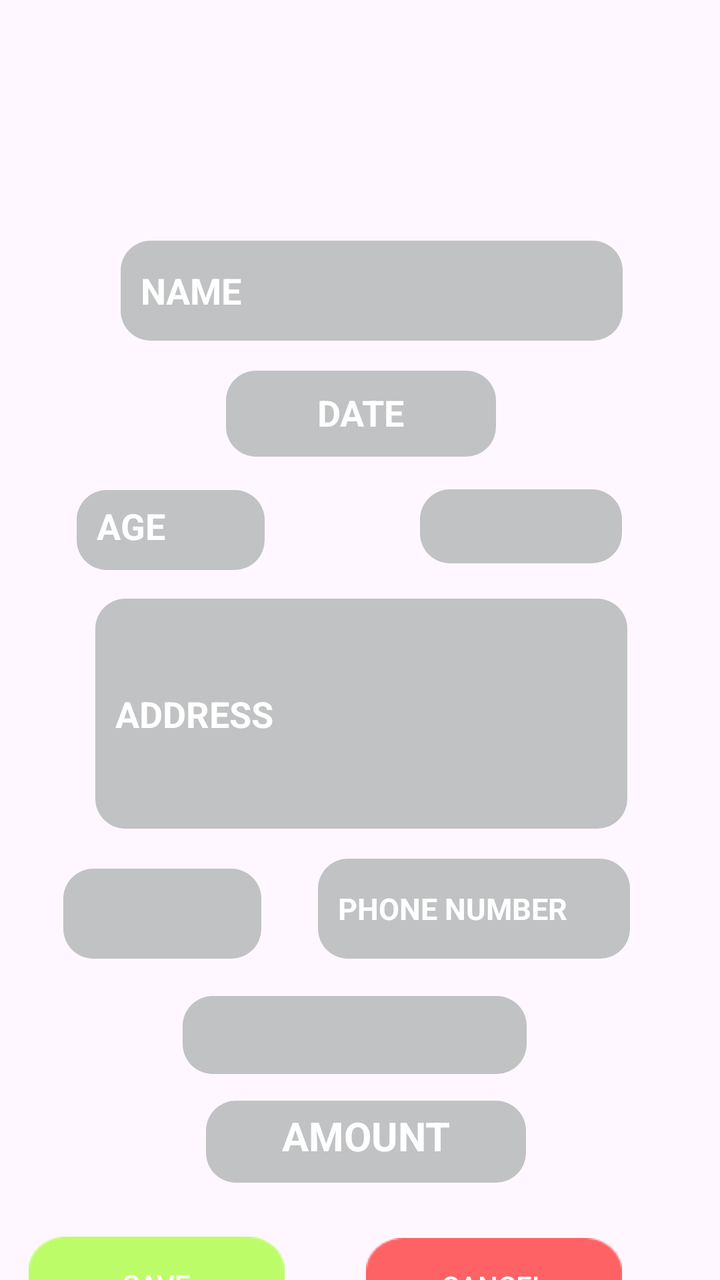
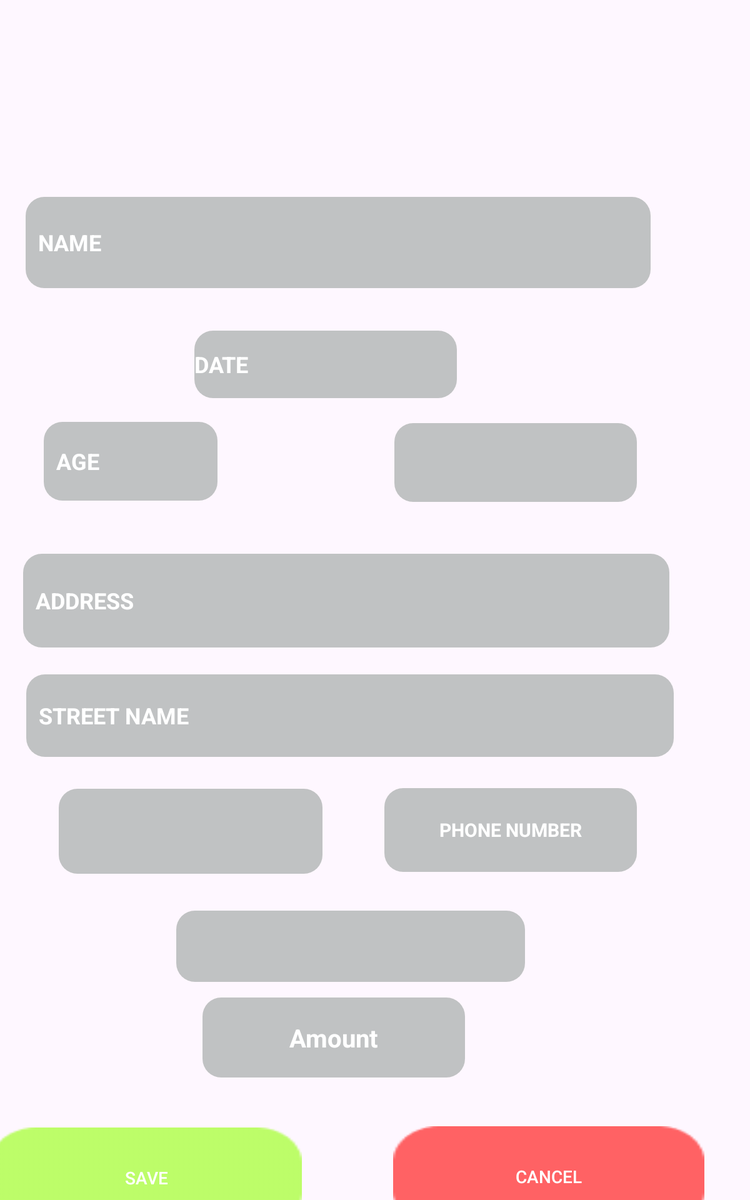

The same Android screen from two of the app's own layout files: first res/layout/ as a phone draws it, then the repository's variant for another configuration, drawn on a device whose configuration selects that folder. Both files follow.
<!-- AndroidManifest.xml: application theme Theme.InfinityFitness -->
<!-- res/layout/edit_data.xml -->
<?xml version="1.0" encoding="utf-8"?>
<androidx.constraintlayout.widget.ConstraintLayout xmlns:android="http://schemas.android.com/apk/res/android"
    xmlns:app="http://schemas.android.com/apk/res-auto"
    xmlns:tools="http://schemas.android.com/tools"
    android:id="@+id/editData"
    android:background="@drawable/rectangle"
    android:layout_width="match_parent"
    android:layout_height="match_parent"
    android:fitsSystemWindows="true"
    android:scaleType="fitXY"
    tools:context=".EditData">

    <androidx.constraintlayout.widget.ConstraintLayout
        android:id="@+id/constraintLayout6"
        android:layout_width="412dp"
        android:layout_height="811dp"
        app:layout_constraintBottom_toBottomOf="parent"
        app:layout_constraintEnd_toEndOf="parent"
        app:layout_constraintStart_toStartOf="parent"
        app:layout_constraintTop_toTopOf="parent">


        <ImageButton
            android:id="@+id/edimg"
            android:layout_width="126dp"
            android:scaleType="fitXY"
            android:layout_height="111dp"
            android:background="@null"
            app:layout_constraintBottom_toBottomOf="parent"
            app:layout_constraintEnd_toEndOf="parent"
            app:layout_constraintHorizontal_bias="0.496"
            app:layout_constraintStart_toStartOf="parent"
            app:layout_constraintTop_toTopOf="parent"
            app:layout_constraintVertical_bias="0.085"
            app:srcCompat="@drawable/uploadimage"
            tools:ignore="ContentDescription,SpeakableTextPresentCheck" />


        <EditText
            android:id="@+id/edname"
            android:layout_width="251dp"
            android:layout_height="50dp"
            android:background="@drawable/text_box"
            android:ems="10"
            android:hint="NAME"
            android:inputType="text"
            android:padding="10dp"
            android:textColor="@color/white"
            android:textColorHint="@color/white"
            android:textStyle="bold"
            app:layout_constraintBottom_toBottomOf="parent"
            app:layout_constraintEnd_toEndOf="parent"
            app:layout_constraintHorizontal_bias="0.534"
            app:layout_constraintStart_toStartOf="parent"
            app:layout_constraintTop_toTopOf="parent"
            app:layout_constraintVertical_bias="0.27"
            tools:ignore="MissingConstraints" />

        <EditText
            android:id="@+id/edadd"
            android:layout_width="266dp"
            android:layout_height="115dp"
            android:background="@drawable/text_box"
            android:ems="10"
            android:hint="ADDRESS"
            android:inputType="text"
            android:padding="10dp"
            android:textColor="@color/white"
            android:textColorHint="@color/white"
            android:textStyle="bold"
            app:layout_constraintBottom_toBottomOf="parent"
            app:layout_constraintEnd_toEndOf="parent"
            app:layout_constraintHorizontal_bias="0.503"
            app:layout_constraintStart_toStartOf="parent"
            app:layout_constraintTop_toTopOf="parent"
            app:layout_constraintVertical_bias="0.552"
            tools:ignore="MissingConstraints" />

        <EditText
            android:id="@+id/edage"
            android:layout_width="94dp"
            android:layout_height="40dp"
            android:background="@drawable/text_box"
            android:ems="10"
            android:hint="AGE"
            android:inputType="text"
            android:padding="10dp"
            android:textColor="@color/white"
            android:textColorHint="@color/white"
            android:textStyle="bold"
            app:layout_constraintBottom_toBottomOf="parent"
            app:layout_constraintEnd_toEndOf="parent"
            app:layout_constraintHorizontal_bias="0.201"
            app:layout_constraintStart_toStartOf="parent"
            app:layout_constraintTop_toTopOf="parent"
            app:layout_constraintVertical_bias="0.428"
            tools:ignore="MissingConstraints,TouchTargetSizeCheck" />

        <EditText
            android:id="@+id/edphno"
            android:layout_width="156dp"
            android:layout_height="50dp"
            android:background="@drawable/text_box"
            android:ems="10"
            android:hint="PHONE NUMBER"
            android:inputType="text"
            android:padding="10dp"
            android:textColor="@color/white"
            android:textColorHint="@color/white"
            android:textSize="15dp"
            android:textStyle="bold"
            app:layout_constraintBottom_toBottomOf="parent"
            app:layout_constraintEnd_toEndOf="parent"
            app:layout_constraintHorizontal_bias="0.721"
            app:layout_constraintStart_toStartOf="parent"
            app:layout_constraintTop_toTopOf="parent"
            app:layout_constraintVertical_bias="0.676"
            tools:ignore="MissingConstraints,TouchTargetSizeCheck,TextSizeCheck" />

        <EditText
            android:id="@+id/edamnt"
            android:layout_width="160dp"
            android:layout_height="41dp"
            android:background="@drawable/text_box"
            android:ems="10"
            android:hint="AMOUNT"
            android:inputType="text"
            android:padding="10dp"
            android:textAlignment="center"
            android:textColor="@color/white"
            android:textColorHint="@color/white"
            android:textSize="20dp"
            android:textStyle="bold"
            app:layout_constraintBottom_toBottomOf="parent"
            app:layout_constraintEnd_toEndOf="parent"
            app:layout_constraintHorizontal_bias="0.511"
            app:layout_constraintStart_toStartOf="parent"
            app:layout_constraintTop_toTopOf="parent"
            app:layout_constraintVertical_bias="0.825"
            tools:ignore="MissingConstraints,TouchTargetSizeCheck" />

        <EditText
            android:id="@+id/eddate"
            android:layout_width="135dp"
            android:layout_height="43dp"
            android:background="@drawable/text_box"
            android:clickable="true"
            android:ems="10"
            android:focusable="false"
            android:focusableInTouchMode="false"
            android:inputType="date"
            android:padding="10dp"
            android:text="DATE"
            android:textAlignment="center"
            android:textColor="@color/white"
            android:textStyle="bold"
            app:layout_constraintBottom_toBottomOf="parent"
            app:layout_constraintEnd_toEndOf="parent"
            app:layout_constraintHorizontal_bias="0.501"
            app:layout_constraintStart_toStartOf="parent"
            app:layout_constraintTop_toTopOf="parent"
            app:layout_constraintVertical_bias="0.352"
            tools:ignore="TouchTargetSizeCheck" />

        <androidx.appcompat.widget.AppCompatButton
            android:id="@+id/save"
            android:layout_width="128dp"
            android:layout_height="48dp"
            android:layout_marginStart="40dp"
            android:layout_marginEnd="244dp"
            android:background="@drawable/greenbutton"
            android:text="SAVE"
            android:textColor="@color/white"
            app:layout_constraintBottom_toBottomOf="parent"
            app:layout_constraintEnd_toEndOf="parent"
            app:layout_constraintHorizontal_bias="1.0"
            app:layout_constraintStart_toStartOf="parent"
            app:layout_constraintTop_toTopOf="parent"
            app:layout_constraintVertical_bias="0.922" />

        <androidx.appcompat.widget.AppCompatButton
            android:id="@+id/cancel2"
            android:layout_width="128dp"
            android:layout_height="48dp"
            android:layout_marginTop="704dp"
            android:layout_marginBottom="59dp"
            android:background="@drawable/redbutton"
            android:text="CANCEL"
            android:textColor="@color/white"
            app:layout_constraintBottom_toBottomOf="parent"
            app:layout_constraintEnd_toEndOf="parent"
            app:layout_constraintHorizontal_bias="0.735"
            app:layout_constraintStart_toStartOf="parent"
            app:layout_constraintTop_toTopOf="parent"
            app:layout_constraintVertical_bias="1.0" />

        <Spinner
            android:id="@+id/edpack"
            android:layout_width="99dp"
            android:layout_height="45dp"
            android:background="@drawable/text_box"
            android:padding="10dp"
            app:layout_constraintBottom_toBottomOf="parent"
            app:layout_constraintEnd_toEndOf="parent"
            app:layout_constraintHorizontal_bias="0.183"
            app:layout_constraintStart_toStartOf="parent"
            app:layout_constraintTop_toTopOf="parent"
            app:layout_constraintVertical_bias="0.678"
            tools:ignore="MissingConstraints,TouchTargetSizeCheck" />

        <Spinner
            android:id="@+id/edsex"
            android:layout_width="101dp"
            android:layout_height="37dp"
            android:background="@drawable/text_box"
            android:padding="10dp"
            android:spinnerMode="dropdown"
            app:layout_constraintBottom_toBottomOf="parent"
            app:layout_constraintEnd_toEndOf="parent"
            app:layout_constraintHorizontal_bias="0.758"
            app:layout_constraintStart_toStartOf="parent"
            app:layout_constraintTop_toTopOf="parent"
            app:layout_constraintVertical_bias="0.426"
            tools:ignore="MissingConstraints,TouchTargetSizeCheck" />

        <Spinner
            android:id="@+id/edmop"
            android:layout_width="172dp"
            android:layout_height="39dp"
            android:layout_marginStart="119dp"
            android:layout_marginEnd="123dp"
            android:background="@drawable/text_box"
            android:padding="10dp"
            app:layout_constraintBottom_toBottomOf="parent"
            app:layout_constraintEnd_toEndOf="parent"
            app:layout_constraintHorizontal_bias="1.0"
            app:layout_constraintStart_toStartOf="parent"
            app:layout_constraintTop_toTopOf="parent"
            app:layout_constraintVertical_bias="0.755"
            tools:ignore="MissingConstraints,TouchTargetSizeCheck" />

    </androidx.constraintlayout.widget.ConstraintLayout>

</androidx.constraintlayout.widget.ConstraintLayout>
<!-- resources referenced by this layout -->
<resources>
  <color name="white">#FFFFFF</color>
  <!-- drawable greenbutton: png bitmap (drawable, 835 bytes) -->
  <!-- drawable redbutton: png bitmap (drawable, 810 bytes) -->
  <!-- drawable text_box (drawable) -->
  <?xml version="1.0" encoding="utf-8"?>
  <shape xmlns:android="http://schemas.android.com/apk/res/android"
      android:shape="rectangle">
  
      <corners android:radius="15dp" />
  
      <solid android:color="#9E9BA29E" />
  
  </shape>
  <style name="Theme.InfinityFitness" parent="Base.Theme.InfinityFitness" />
  <style name="Base.Theme.InfinityFitness" parent="Theme.Material3.DayNight.NoActionBar">
          
          
      </style>
</resources>
<!-- res/layout-large/edit_data.xml (the repository's variant of the layout above) -->
<!-- drawn on a 7-inch tablet held upright -->
<?xml version="1.0" encoding="utf-8"?>
<androidx.constraintlayout.widget.ConstraintLayout xmlns:android="http://schemas.android.com/apk/res/android"
    xmlns:tools="http://schemas.android.com/tools"
    android:layout_width="match_parent"
    android:layout_height="match_parent"
    android:id="@+id/editData"
    android:background="@drawable/rectangle"
    xmlns:app="http://schemas.android.com/apk/res-auto">

    <androidx.constraintlayout.widget.ConstraintLayout
        android:id="@+id/constraintLayout3"
        android:layout_width="795dp"
        android:layout_height="1146dp"
        app:layout_constraintBottom_toBottomOf="parent"
        app:layout_constraintEnd_toEndOf="parent"
        app:layout_constraintStart_toStartOf="parent"
        app:layout_constraintTop_toTopOf="parent">


        <ImageButton
            android:id="@+id/edimg"
            android:layout_width="126dp"
            android:layout_height="111dp"
            android:background="@null"
            app:layout_constraintBottom_toBottomOf="parent"
            app:layout_constraintEnd_toEndOf="parent"
            app:layout_constraintHorizontal_bias="0.456"
            app:layout_constraintStart_toStartOf="parent"
            app:layout_constraintTop_toTopOf="parent"
            app:layout_constraintVertical_bias="0.113"
            app:srcCompat="@drawable/uploadimage"
            tools:ignore="SpeakableTextPresentCheck" />

        <EditText
            android:id="@+id/edname"
            android:layout_width="500dp"
            android:layout_height="73dp"
            android:layout_marginStart="120dp"
            android:layout_marginEnd="180dp"
            android:background="@drawable/text_box"
            android:ems="10"
            android:hint="NAME"
            android:inputType="text"
            android:padding="10dp"
            android:textColor="@color/white"
            android:textColorHint="@color/white"
            android:textStyle="bold"
            app:layout_constraintBottom_toBottomOf="parent"
            app:layout_constraintEnd_toEndOf="parent"
            app:layout_constraintStart_toStartOf="parent"
            app:layout_constraintTop_toTopOf="parent"
            app:layout_constraintVertical_bias="0.233"
            tools:ignore="MissingConstraints" />


        <EditText
            android:id="@+id/edstreet"
            android:layout_width="518dp"
            android:layout_height="66dp"
            android:layout_marginStart="120dp"
            android:layout_marginEnd="170dp"
            android:background="@drawable/text_box"
            android:ems="10"
            android:hint="STREET NAME"
            android:inputType="text"
            android:padding="10dp"
            android:textColor="@color/white"
            android:textColorHint="@color/white"
            android:textStyle="bold"
            app:layout_constraintBottom_toBottomOf="parent"
            app:layout_constraintEnd_toEndOf="parent"
            app:layout_constraintHorizontal_bias="0.181"
            app:layout_constraintStart_toStartOf="parent"
            app:layout_constraintTop_toTopOf="parent"
            app:layout_constraintVertical_bias="0.585"
            tools:ignore="MissingConstraints" />

        <EditText
            android:id="@+id/edadd"
            android:layout_width="517dp"
            android:layout_height="75dp"
            android:layout_marginStart="120dp"
            android:layout_marginEnd="170dp"
            android:background="@drawable/text_box"
            android:ems="10"
            android:hint="ADDRESS"
            android:inputType="text"
            android:padding="10dp"
            android:textColor="@color/white"
            android:textColorHint="@color/white"
            android:textStyle="bold"
            app:layout_constraintBottom_toBottomOf="parent"
            app:layout_constraintEnd_toEndOf="parent"
            app:layout_constraintHorizontal_bias="0.4"
            app:layout_constraintStart_toStartOf="parent"
            app:layout_constraintTop_toTopOf="parent"
            tools:ignore="MissingConstraints" />

        <EditText
            android:id="@+id/edage"
            android:layout_width="139dp"
            android:layout_height="63dp"
            android:background="@drawable/text_box"
            android:ems="10"
            android:hint="AGE"
            android:inputType="text"
            android:padding="10dp"
            android:textColor="@color/white"
            android:textColorHint="@color/white"
            android:textStyle="bold"
            app:layout_constraintBottom_toBottomOf="parent"
            app:layout_constraintEnd_toEndOf="parent"
            app:layout_constraintHorizontal_bias="0.201"
            app:layout_constraintStart_toStartOf="parent"
            app:layout_constraintTop_toTopOf="parent"
            app:layout_constraintVertical_bias="0.397"
            tools:ignore="MissingConstraints" />

        <EditText
            android:id="@+id/edphno"
            android:layout_width="202dp"
            android:layout_height="67dp"
            android:background="@drawable/text_box"
            android:ems="10"
            android:hint="PHONE NUMBER"
            android:inputType="text"
            android:textAlignment="center"
            android:textColor="@color/white"
            android:textColorHint="@color/white"
            android:textSize="15dp"
            android:textStyle="bold"
            app:layout_constraintBottom_toBottomOf="parent"
            app:layout_constraintEnd_toEndOf="parent"
            app:layout_constraintHorizontal_bias="0.682"
            app:layout_constraintStart_toStartOf="parent"
            app:layout_constraintTop_toTopOf="parent"
            app:layout_constraintVertical_bias="0.67"
            tools:ignore="MissingConstraints,TextSizeCheck" />

        <EditText
            android:id="@+id/eddate"
            android:layout_width="210dp"
            android:layout_height="54dp"
            android:background="@drawable/text_box"
            android:ems="10"
            android:hint="DATE"
            android:inputType="date"
            android:textColor="@color/white"
            android:textColorHint="@color/white"
            android:textStyle="bold"
            app:layout_constraintBottom_toBottomOf="parent"
            app:layout_constraintEnd_toEndOf="parent"
            app:layout_constraintHorizontal_bias="0.432"
            app:layout_constraintStart_toStartOf="parent"
            app:layout_constraintTop_toTopOf="parent"
            app:layout_constraintVertical_bias="0.327" />

        <Spinner
            android:id="@+id/edsex"
            android:layout_width="194dp"
            android:layout_height="63dp"
            android:background="@drawable/text_box"
            android:spinnerMode="dropdown"
            app:layout_constraintBottom_toBottomOf="parent"
            app:layout_constraintEnd_toEndOf="parent"
            app:layout_constraintHorizontal_bias="0.686"
            app:layout_constraintStart_toStartOf="parent"
            app:layout_constraintTop_toTopOf="parent"
            app:layout_constraintVertical_bias="0.398"
            tools:ignore="MissingConstraints" />

        <Spinner
            android:id="@+id/edpack"
            android:layout_width="211dp"
            android:layout_height="68dp"
            android:background="@drawable/text_box"
            app:layout_constraintBottom_toBottomOf="parent"
            app:layout_constraintEnd_toEndOf="parent"
            app:layout_constraintHorizontal_bias="0.247"
            app:layout_constraintStart_toStartOf="parent"
            app:layout_constraintTop_toTopOf="parent"
            app:layout_constraintVertical_bias="0.671"
            tools:ignore="MissingConstraints" />

        <Spinner
            android:id="@+id/edmop"
            android:layout_width="279dp"
            android:layout_height="57dp"
            android:background="@drawable/text_box"
            app:layout_constraintBottom_toBottomOf="parent"
            app:layout_constraintEnd_toEndOf="parent"
            app:layout_constraintHorizontal_bias="0.461"
            app:layout_constraintStart_toStartOf="parent"
            app:layout_constraintTop_toTopOf="parent"
            app:layout_constraintVertical_bias="0.754"
            tools:ignore="MissingConstraints" />

        <EditText
            android:id="@+id/edamnt"
            android:layout_width="210dp"
            android:layout_height="64dp"
            android:layout_marginStart="264dp"
            android:layout_marginEnd="326dp"
            android:background="@drawable/text_box"
            android:ems="10"
            android:padding="10dp"
            android:textAlignment="center"
            android:hint="Amount"
            android:textColorHint="@color/white"
            android:textSize="20dp"
            android:textStyle="bold"
            app:layout_constraintBottom_toBottomOf="parent"
            app:layout_constraintEnd_toEndOf="parent"
            app:layout_constraintHorizontal_bias="1.0"
            app:layout_constraintStart_toStartOf="parent"
            app:layout_constraintTop_toTopOf="parent"
            app:layout_constraintVertical_bias="0.823"
            tools:ignore="MissingConstraints" />

        <androidx.appcompat.widget.AppCompatButton
            android:id="@+id/cancel2"
            android:layout_width="249dp"
            android:layout_height="80dp"
            android:background="@drawable/redbutton"
            android:text="CANCEL"
            android:textColor="@color/white"
            app:layout_constraintBottom_toBottomOf="parent"
            app:layout_constraintEnd_toEndOf="parent"
            app:layout_constraintHorizontal_bias="0.754"
            app:layout_constraintStart_toStartOf="parent"
            app:layout_constraintTop_toTopOf="parent"
            app:layout_constraintVertical_bias="0.932" />

        <androidx.appcompat.widget.AppCompatButton
            android:id="@+id/save"
            android:layout_width="249dp"
            android:layout_height="80dp"
            android:background="@drawable/greenbutton"
            android:text="SAVE"
            android:textColor="@color/white"
            app:layout_constraintBottom_toBottomOf="parent"
            app:layout_constraintEnd_toEndOf="parent"
            app:layout_constraintHorizontal_bias="0.164"
            app:layout_constraintStart_toStartOf="parent"
            app:layout_constraintTop_toTopOf="parent"
            app:layout_constraintVertical_bias="0.933" />

    </androidx.constraintlayout.widget.ConstraintLayout>

</androidx.constraintlayout.widget.ConstraintLayout>
